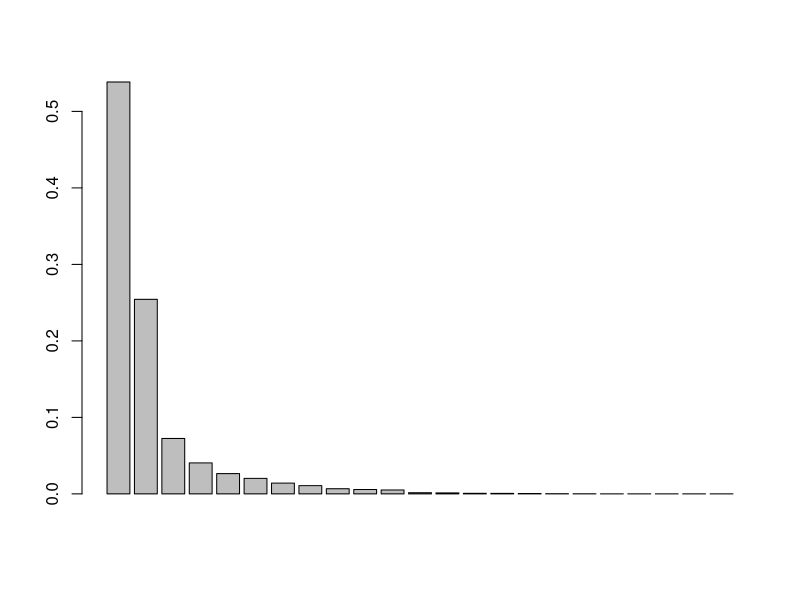

Generate this figure with R:
## ---- chunk 1
if(length(c("vegan", "ape")[!c("vegan", "ape") %in% installed.packages()[,"Package"]]) > 0){
  install.packages(c("vegan", "ape")[!c("vegan", "ape") %in% installed.packages()[,"Package"]])
}
## ---- chunk 2
library(vegan)
data(varespec)
## ---- chunk 3
View(varespec)
## ---- chunk 4
PCA <- rda(varespec, scale = FALSE)
## ---- chunk 5
barplot(as.vector(PCA$CA$eig)/sum(PCA$CA$eig))
round(as.vector(PCA$CA$eig)/sum(PCA$CA$eig), digits = 2)
